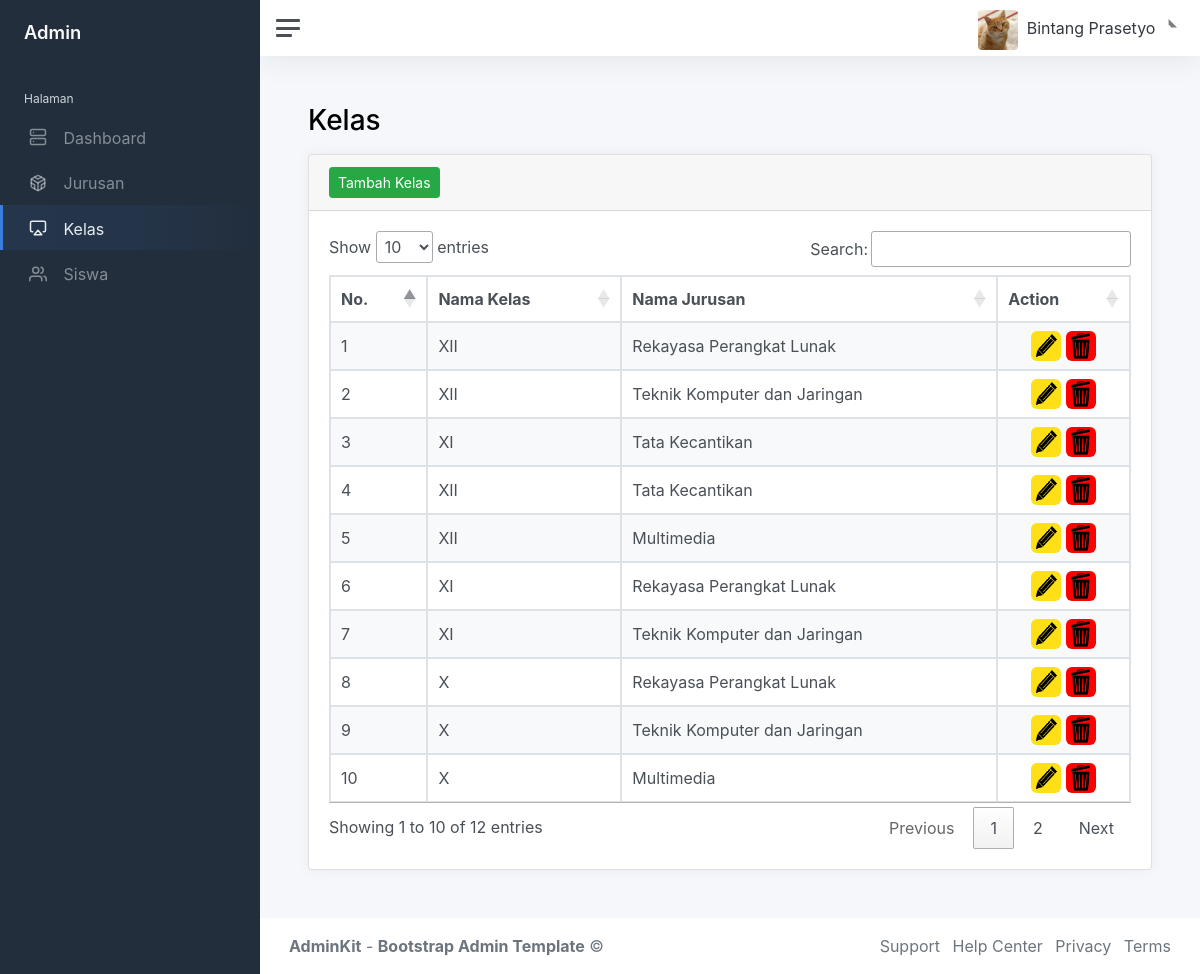
Screenshot of /index.php?page=kelas (signed in) with the database file from the repository.
### tables this page shows
CREATE TABLE `kelas` (
  `id_kelas` int(11) NOT NULL,
  `nama_kelas` varchar(255) DEFAULT NULL,
  `id_jurusan` int(11) DEFAULT NULL
);

CREATE TABLE `jurusan` (
  `id_jurusan` int(11) NOT NULL,
  `nama_jurusan` varchar(255) DEFAULT NULL
);

### kelas.php (the view, shortened to what this page needs)
<h1 class="h3 mb-3">Kelas</h1>
<div class="row">
	<div class="col-12">
		<div class="card flex-fill">
			<div class="card-header">
				<a href="?page=tambah-kelas" class="btn btn-success btn-sm">Tambah Kelas</a>
			</div>
			<div class="card-body">
			<table class="table table-bordered table-striped table-hover" id="kelas">
				<thead>
					<tr>
						<th>No.</th>
						<th>Nama Kelas</th>
						<th>Nama Jurusan</th>
						<th>Action</th>
					</tr>
				</thead>
				<tbody>
					<?php
						$i = 1;
						$query = mysqli_query($connect, "SELECT * FROM kelas INNER JOIN jurusan ON kelas.id_jurusan=jurusan.id_jurusan");
						while ($data = mysqli_fetch_array($query)) {
					?>
					<tr>
						<td><?php echo $i; ?></td>
						<td><?php echo $data['nama_kelas']; ?></td>
						<td><?php echo $data['nama_jurusan']; ?></td>
						<td align="center">
							<a href="?page=edit-kelas&id=<?php echo $data['id_kelas']; ?>"><img src="img/edit.png" style="width: 30px; border-radius: 20%;"></a>
							<a href="?page=hapus-kelas&id=<?php echo $data['id_kelas']; ?>" onclick="return confirm('Apakah anda yakin ingin menghapus data Kelas ini?')"><img src="img/delete.png" style="width: 30px; border-radius: 20%;"></a>
						</td>
					</tr>
					<?php
					$i++;
					}
					?>
				</tbody>
			</table>
			</div>
		</div>
	</div>
</div>

### index.php (shortened to what this page needs)
<!DOCTYPE html>
<html lang="en">
<head>
		<?php
			$page = isset($_GET['page']) ? $_GET['page'] : 'dashboard';
		?>
	<link href="css/app.css" rel="stylesheet">
	<link href="https://cdn.datatables.net/1.13.6/css/jquery.dataTables.min.css" rel="stylesheet">
	<link rel="stylesheet" href="https://cdnjs.cloudflare.com/ajax/libs/twitter-bootstrap/4.5.2/css/bootstrap.min.css" />
</head>
<body>
	<div class="wrapper">
		<nav id="sidebar" class="sidebar js-sidebar">
			<div class="sidebar-content js-simplebar">
				<a class="sidebar-brand" href="index.php">
          <span class="align-middle">Admin</span>
        </a>
				<ul class="sidebar-nav">
					<li class="sidebar-header">
						Halaman
					</li>
					<li class="sidebar-item
					<?php
					if (empty($_GET['page'])) {
						echo "active";
					}
					?>
					">
						<a class="sidebar-link" href="index.php">
              <i class="align-middle" data-feather="server"></i> <span class="align-middle">Dashboard</span>
            </a>
					</li>
					<li class="sidebar-item
					<?php
					if ($page == 'jurusan' || $page == 'edit-jurusan' || $page == 'tambah-jurusan') {
						echo "active";
					}
					?>
					">
						<a class="sidebar-link" href="?page=jurusan">
              <i class="align-middle" data-feather="codesandbox"></i> <span class="align-middle">Jurusan</span>
            </a>
					</li>
					<li class="sidebar-item
					<?php
					if ($page == 'kelas' || $page == 'edit-kelas' || $page == 'tambah-kelas') {
						echo "active";
					}
					?>
					">
						<a class="sidebar-link" href="?page=kelas">
              <i class="align-middle" data-feather="airplay"></i> <span class="align-middle">Kelas</span>
            </a>
					</li>
					<li class="sidebar-item
					<?php
					if ($page == 'siswa' || $page == 'edit-siswa' || $page == 'tambah-siswa') {
						echo "active";
					}
					?>
					">
						<a class="sidebar-link" href="?page=siswa">
              <i class="align-middle" data-feather="users"></i> <span class="align-middle">Siswa</span>
            </a>
					</li>
				</ul>
			</div>
		</nav>
		<div class="main">
			<nav class="navbar navbar-expand navbar-light navbar-bg">
				<a class="sidebar-toggle js-sidebar-toggle">
          <i class="hamburger align-self-center"></i>
        </a>
				<div class="navbar-collapse collapse">
					<ul class="navbar-nav navbar-align">
						<li class="nav-item dropdown">
							<a class="nav-link dropdown-toggle d-none d-sm-inline-block" href="#" data-bs-toggle="dropdown">
                <img src="img/avatars/<?php echo $_SESSION['user']['foto_user'] ?>"  class="avatar img-fluid rounded me-1" alt="<?= $_SESSION['user']['nama_user'] ?>" /> <span class="text-dark">
                	<?php
                	echo $_SESSION['user']['nama_user'];
                	?>
                </span>
              </a>
						</li>
					</ul>
				</div>
			</nav>
			<main class="content">
				<div class="container-fluid p-0">
					<?php
						$page = isset($_GET['page']) ? $_GET['page'] : 'dashboard';
						include $page . '.php';
					?>
				</div>
			</main>
			<footer class="footer">
				<div class="container-fluid">
					<div class="row text-muted">
						<div class="col-6 text-start">
							<p class="mb-0">
								<a class="text-muted" href="https://adminkit.io/" target="_blank"><strong>AdminKit</strong></a> - <a class="text-muted" href="https://adminkit.io/" target="_blank"><strong>Bootstrap Admin Template</strong></a>								&copy;
							</p>
						</div>
						<div class="col-6 text-end">
							<ul class="list-inline">
								<li class="list-inline-item">
									<a class="text-muted" href="https://adminkit.io/" target="_blank">Support</a>
								</li>
								<li class="list-inline-item">
									<a class="text-muted" href="https://adminkit.io/" target="_blank">Help Center</a>
								</li>
								<li class="list-inline-item">
									<a class="text-muted" href="https://adminkit.io/" target="_blank">Privacy</a>
								</li>
								<li class="list-inline-item">
									<a class="text-muted" href="https://adminkit.io/" target="_blank">Terms</a>
								</li>
							</ul>
						</div>
					</div>
				</div>
			</footer>
		</div>
	</div>
</body>
</html>

### rows the page displays
kelas: nama_kelas "XII", id_jurusan.nama_jurusan "Rekayasa Perangkat Lunak"
kelas: nama_kelas "XII", id_jurusan.nama_jurusan "Teknik Komputer dan Jaringan"
kelas: nama_kelas "XI", id_jurusan.nama_jurusan "Tata Kecantikan"
kelas: nama_kelas "XII", id_jurusan.nama_jurusan "Tata Kecantikan"
kelas: nama_kelas "XII", id_jurusan.nama_jurusan "Multimedia"
kelas: nama_kelas "XI", id_jurusan.nama_jurusan "Rekayasa Perangkat Lunak"
kelas: nama_kelas "XI", id_jurusan.nama_jurusan "Teknik Komputer dan Jaringan"
kelas: nama_kelas "X", id_jurusan.nama_jurusan "Rekayasa Perangkat Lunak"
kelas: nama_kelas "X", id_jurusan.nama_jurusan "Teknik Komputer dan Jaringan"
kelas: nama_kelas "X", id_jurusan.nama_jurusan "Multimedia"

### other values shown
$_SESSION['user']['nama_user'] "Bintang Prasetyo"
